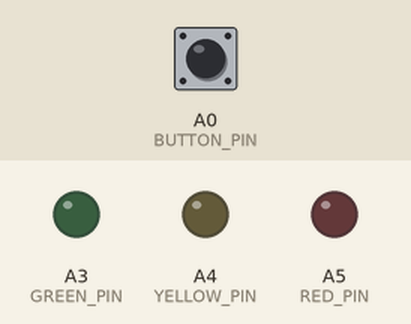
Bench run of a sketch on a simulated Arduino Uno, built with avr-gcc and run on an emulated ATmega328P. On the bench: output pins drawn as LEDs (lit = HIGH). Inputs (shaded band) come from the test bench; at power-on: A0 (BUTTON_PIN) HIGH.

Above: at 1.2 s.
1.3 s: A0 (BUTTON_PIN) pulled LOW for 0.15 s
At 1.37 s:
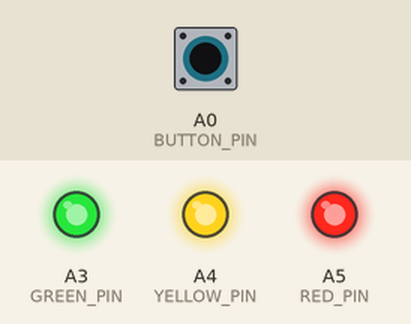
2.9 s: A0 (BUTTON_PIN) pulled LOW for 3.2 s
At 6.7 s:
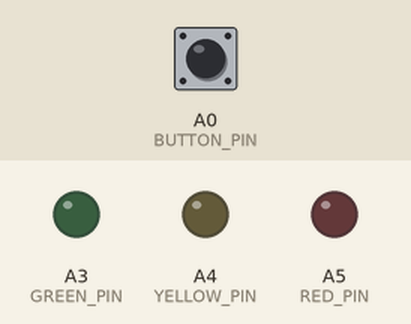
Timing chart, 0 to 8.2 s (numbered marks = the images above; inputs shaded):
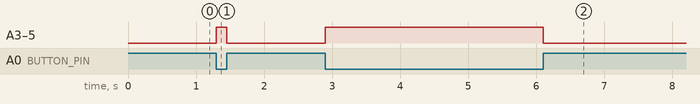

The sketch:

ButtonLed.ino
```cpp
const int RED_PIN = A5;
const int YELLOW_PIN = A4;
const int GREEN_PIN = A3;
const int BUTTON_PIN = A0;

void setup() {
  pinMode(RED_PIN, OUTPUT);
  pinMode(YELLOW_PIN, OUTPUT);
  pinMode(GREEN_PIN, OUTPUT);
  // 버튼 한쪽은 A0, 다른 쪽은 GND에 연결 (내부 풀업 사용)
  pinMode(BUTTON_PIN, INPUT_PULLUP);
}

void loop() {
  // 풀업이라 버튼을 누르면 LOW
  int state = digitalRead(BUTTON_PIN) == LOW ? HIGH : LOW;
  digitalWrite(RED_PIN, state);
  digitalWrite(YELLOW_PIN, state);
  digitalWrite(GREEN_PIN, state);
}
```

Measured:
- after the input at 1.3 s, A3 (GREEN_PIN), A4 (YELLOW_PIN), A5 (RED_PIN): LOW → HIGH at once, → LOW 0.15 s later
- after the input at 2.9 s, A3 (GREEN_PIN), A4 (YELLOW_PIN), A5 (RED_PIN): LOW → HIGH at once, → LOW 3.2 s later
